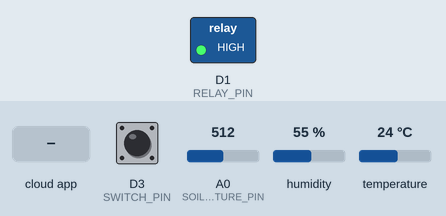
The sketch below on a simulated ESP8266 (NodeMCU). On the bench: switched loads named in the sketch (green lamp = pin HIGH). The inputs (shaded band) are chosen by the test bench; at power-on: D3 (SWITCH_PIN) HIGH, A0 (SOIL_MOISTURE_PIN) = 512, humidity 55 %, temperature 24 °C. WiFi joins after 1.5 s; servers stay silent unless stated; the Firebase database answers and starts empty; what the sketch prints to the serial monitor is not drawn.

Above: at 3.8 s.
3.9 s: D3 (SWITCH_PIN) pulled LOW for 1.7 s
At 6.0 s:
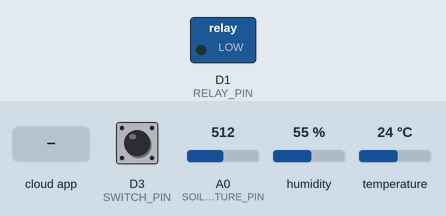
8.9 s: the phone or cloud app sets motorState to 1
At 12.0 s:
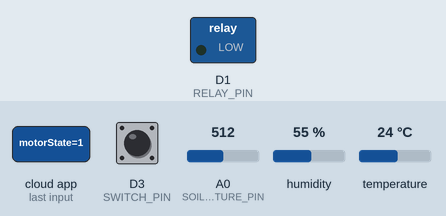
12.3 s: the phone or cloud app sets motorState to 0
At 14.4 s:
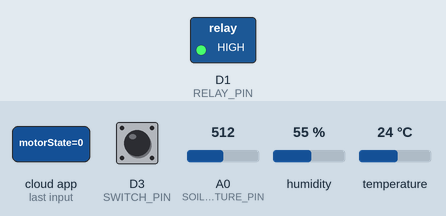
Timing chart, 0 to 15.9 s (numbered marks = the images above; inputs shaded):
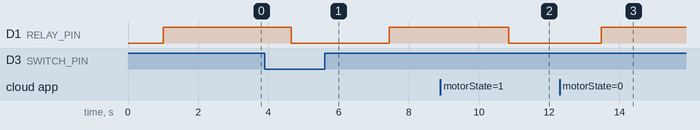

Measured:
- after the input at 3.9 s, D1 (RELAY_PIN): HIGH → LOW after 0.75 s, → HIGH 2.8 s later
- after the input at 8.9 s, D1 (RELAY_PIN): HIGH → LOW after 1.9 s
- after the input at 12.3 s, D1 (RELAY_PIN): LOW → HIGH after 1.2 s

The sketch:

smart_farming.ino
```cpp
#include <ESP8266WiFi.h>
#include <FirebaseESP8266.h>
#include <DHT.h>

#define DHTPIN D2  // Temp + Humidity Sensor
#define DHTTYPE DHT11
#define SOIL_MOISTURE_PIN A0
#define RELAY_PIN D1
#define SWITCH_PIN D3


DHT dht(DHTPIN, DHTTYPE);

// Set these to run example.
#define FIREBASE_HOST "https://smart-irrigation-c2635-default-rtdb.asia-southeast1.firebasedatabase.app"  //Firebase database URL
#define FIREBASE_AUTH "AIzaSyD7qUG_HiyhgOESewb9G153iiF8SfFcHKE"                                           // API Key
#define WIFI_SSID "Your"                                                                                  //WiFi Name
#define WIFI_PASSWORD "123456789"                                                                         //WiFi Password

FirebaseData firebaseData;

void setup() {
  Serial.begin(9600);
  delay(1000);

  pinMode(RELAY_PIN, OUTPUT);
  pinMode(SWITCH_PIN, INPUT_PULLUP);

  digitalWrite(RELAY_PIN, HIGH);  // Assume the Relay is Active LOW

  dht.begin();  // Initializing temperature sensor

  // Connecting to Wi-Fi
  Serial.print("Connecting to ");
  Serial.print(WIFI_SSID);
  WiFi.begin(WIFI_SSID, WIFI_PASSWORD);
  while (WiFi.status() != WL_CONNECTED) {
    Serial.print(".");
    delay(500);
  }
  Serial.println();
  Serial.print("Connected with IP: ");
  Serial.println(WiFi.localIP());
  Serial.println();


  // Connecting to Firebase
  Firebase.begin(FIREBASE_HOST, FIREBASE_AUTH);

  // Initialize motor state to false in Firebase
  Firebase.setBool(firebaseData, "/motorState", false);
}

void loop() {
  delay(2000);  // delay 2 Seconds


  // Manual Switch Control
  static bool prevSwitchState = HIGH;
  bool switchState = digitalRead(SWITCH_PIN);
  if (switchState != prevSwitchState) {
    prevSwitchState = switchState;
    bool relayState = (switchState == LOW);
    digitalWrite(RELAY_PIN, relayState ? LOW : HIGH);
    Firebase.setBool(firebaseData, "/motorState", relayState);
  }


  float humidity = dht.readHumidity();        // Himidity
  float temperature = dht.readTemperature();  // Temperature

  int raw_soil_moisture = analogRead(SOIL_MOISTURE_PIN);  //Soil Moisture
  int soil_moisture = map(raw_soil_moisture, 1023, 10, 0, 100);


  // Error Handling
  if (isnan(humidity) || isnan(temperature)) {
    Serial.println("Failed to read from DHT sensor!");
    return;
  }


  //Pushing Sensors Data to Firebase RTDB
  Firebase.setFloat(firebaseData, "/temperature", temperature);
  Firebase.setFloat(firebaseData, "/humidity", humidity);
  Firebase.setInt(firebaseData, "/soil_moisture", soil_moisture);

  // Read motor state from Firebase
  if (Firebase.getBool(firebaseData, "/motorState")) {
    if (firebaseData.boolData() == true) {
      digitalWrite(RELAY_PIN, LOW);  // Assuming relay is Active LOW
    } else {
      digitalWrite(RELAY_PIN, HIGH);
    }
  }

  // Serial Print Statements
  Serial.print("Temperature : ");
  Serial.println(temperature);
  Serial.print("Humidity : ");
  Serial.println(humidity);
  Serial.print("Soil Moisture : ");
  Serial.println(soil_moisture);
  Serial.println("<------------->");
}
```
